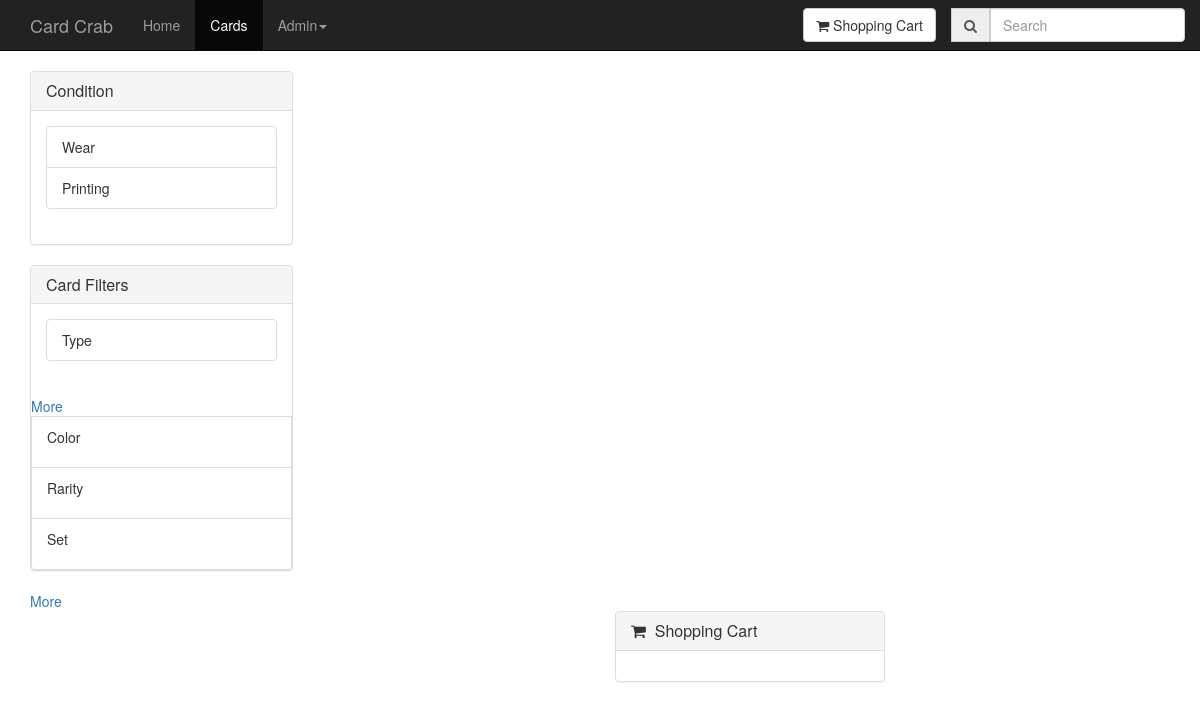
The app's page /search/, older data.
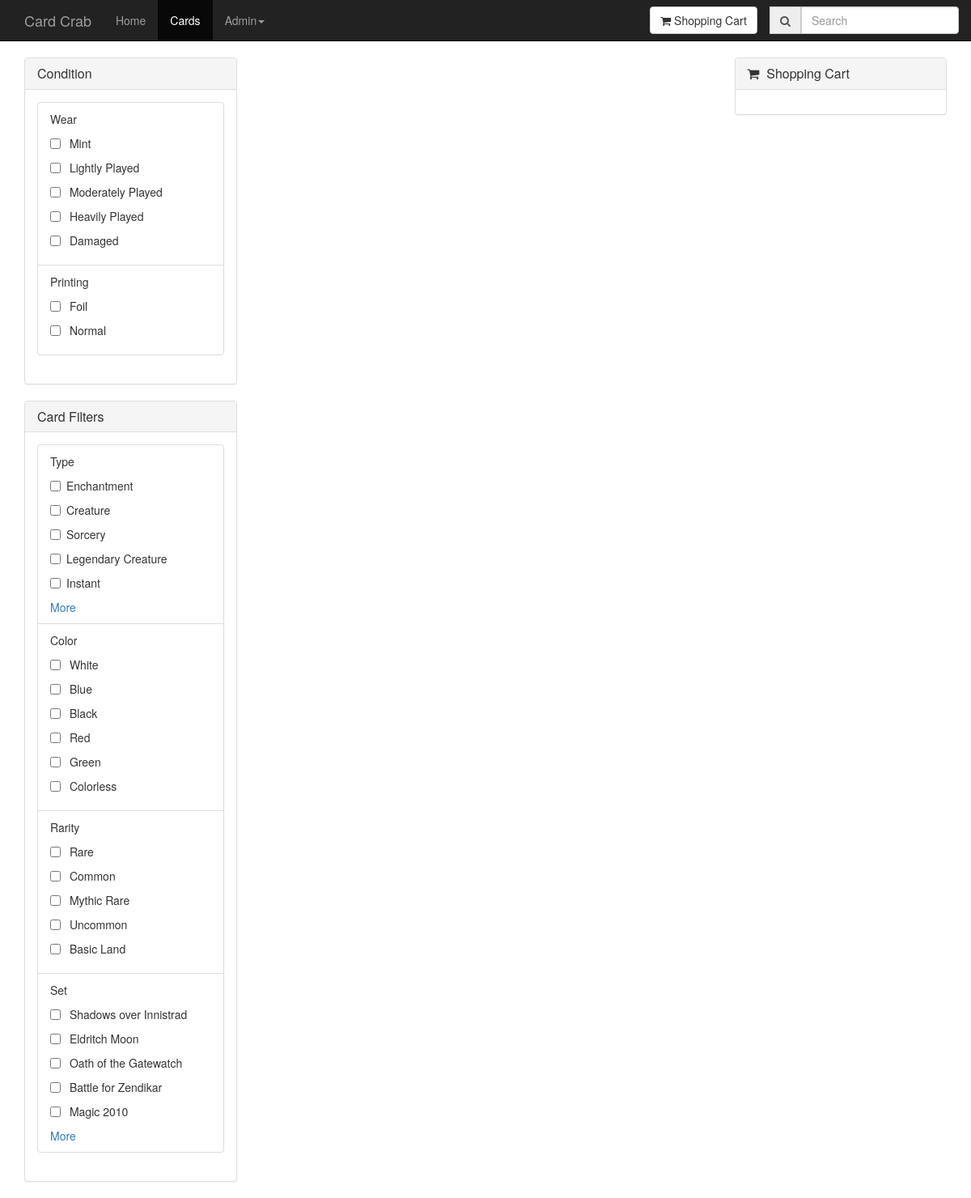
The same page, newer data.
### CardCrab/models.py (models this page shows)
class CardWear(models.Model):
    name = models.TextField()
    def __str__(self):
        return self.name

class CardPrint(models.Model):
    name = models.TextField()
    def __str__(self):
        return self.name

class CardType(models.Model):
    name = models.TextField()
    def __str__(self):
        return self.name

class CardColor(models.Model):
    name = models.TextField()
    def __str__(self):
        return self.name

class CardRarity(models.Model):
    name = models.TextField()
    def __str__(self):
        return self.name

class CardSet(models.Model):
    name = models.TextField()
    def __str__(self):
        return self.name

### CardCrab/views.py (the view)
# urls.py: url(r'^search/', views.search, name='search'),
def search(request):
    filters = {'wear': CardWear.objects.all(), 'print': CardPrint.objects.all(), 'color': CardColor.objects.all(),
               'rarity': CardRarity.objects.all(), 'set': CardSet.objects.all(), 'type': CardType.objects.all()}
    search_text = None
    if request.method == 'POST':
        search_text = request.POST.get('search_text')
    print(search_text)
    context = {'filters': filters, 'search_text': search_text}
    return render(request, 'search.html', context)

### templates/search.html (shortened to what this page needs)
{% extends 'base.html' %}
{% load staticfiles %}
{% block content %}
        <div class="section">
            <div class="container">
                <div class="row">
                    <div class="col-md-3">
                        <form id="filter_form" name="filter_form" method="post" target="{% url 'search_body' %}">
                        <div class="panel panel-default">
                            <div class="panel-heading">
                                <h3 class="panel-title">Condition</h3>
                            </div>
                            <div class="panel-body">
                                <ul class="list-group">
                                    <li class="list-group-item">
                                        Wear
                                        <ul class="media-list">
                                            {% for wear in filters.wear %}
                                            <li>
                                                <div class="checkbox">
                                                    <label>
                                                        <input type="checkbox" name = "wear" value = "{{wear.id}}">&nbsp;{{ wear }}
                                                    </label>
                                                </div>
                                            </li>
                                            {% endfor %}
                                        </ul>
                                    </li>
                                    <li class="list-group-item">
                                        Printing
                                        <ul class="media-list">
                                            {% for print in filters.print %}
                                            <li>
                                                <div class="checkbox">
                                                    <label>
                                                        <input type="checkbox" name = "printing" value = "{{ print.id }}">&nbsp;{{ print }}
                                                    </label>
                                                </div>
                                            </li>
                                            {% endfor %}
                                        </ul>
                                    </li>
                                </ul>
                            </div>
                        </div>
                        <div class="panel panel-default">
                            <div class="panel-heading">
                                <h3 class="panel-title">Card Filters</h3>
                            </div>
                            <div class="panel-body">
                                <ul class="list-group">
                                    <li class="list-group-item">
                                        Type
                                        <ul class="media-list">
                                            {% for type in filters.type %}
                                            <li>
                                                <div class="checkbox">
                                                    <label>
                                                        <input type="checkbox" name="type" value="{{type.id}}"> {{ type }}
                                                    </label>
                                                </div>
                                            </li>
                                            {% endfor %}
                                            </div>
                                            <a onclick="moreLess(this)" style="cursor: pointer;" data-toggle="collapse" data-target="#more_types">More</a>
                                        </ul>
                                    </li>
                                    <li class="list-group-item">
                                        Color
                                        <ul class="media-list">
                                            {% for color in filters.color %}
                                            <li>
                                                <div class="checkbox">
                                                    <label>
                                                        <input type="checkbox" name="color" value="{{color.id}}">&nbsp;{{ color }}
                                                    </label>
                                                </div>
                                            </li>
                                            {% endfor %}
                                        </ul>
                                    </li>
                                    <li class="list-group-item">
                                        Rarity
                                        <ul class="media-list">
                                           {% for rarity in filters.rarity %}
                                            <li>
                                                <div class="checkbox">
                                                    <label>
                                                        <input type="checkbox" name="rarity" value="{{rarity.id}}">&nbsp;{{ rarity }}
                                                    </label>
                                                </div>
                                            </li>
                                            {% endfor %}
                                        </ul>
                                    </li>
                                    <li class="list-group-item">
                                        Set
                                        <ul class="media-list">
                                            {% for set in filters.set %}
                                            <li>
                                                <div class="checkbox">
                                                    <label>
                                                        <input type="checkbox" name="set" value="{{set.id}}">&nbsp;{{ set }}
                                                    </label>
                                                </div>
                                            </li>
                                            {% endfor %}
                                            </div>
                                            <a onclick="moreLess(this)" style="cursor: pointer;" data-toggle="collapse" data-target="#more_sets">More</a>
                                        </ul>
                                    </li>
                                </ul>
                            </div>
                        </div>
                        </form>
                    </div>
                    <div id="search_body" class="col-md-6">
                    </div>
                    <div class="col-md-3">
                        <div class="panel panel-default">
                            <div class="panel-heading">
                                <h3 class="panel-title"><i class="fa fa-shopping-cart"></i>&nbsp;&nbsp;Shopping Cart</h3>
                            </div>
                            <div id="cart_section" class="panel-body">
                            </div>
                        </div>
                    </div>
                </div>
            </div>
        </div>
  {% endblock %}

### templates/base.html (shortened to what this page needs)
<!DOCTYPE html>
{% load staticfiles %}
<html>
    <head>
        <link href="http://cdnjs.cloudflare.com/ajax/libs/font-awesome/4.3.0/css/font-awesome.min.css" rel="stylesheet"
              type="text/css">
        <link href="http://pingendo.github.io/pingendo-bootstrap/themes/default/bootstrap.css" rel="stylesheet"
              type="text/css">
    </head>
    <body>
        <header>
            {% include 'navbar.html' %}
        </header>
        <main>
            {% block content %}
            {% endblock %}
        </main>
    </body>
</html>

### templates/navbar.html (shortened to what this page needs)
{% load staticfiles %}
<div class="navbar navbar-default navbar-inverse navbar-static-top">
            <div class="container">
                <div class="navbar-header">
                    <a class="navbar-brand" href="{% url 'index' %}">
                        <span>Card Crab</span>
                    </a>
                </div>
                <div class="collapse navbar-collapse" id="navbar-ex-collapse">
                    <ul class="nav navbar-nav navbar-left">
                        <li>
                            <a href="{% url 'index' %}">Home</a>
                        </li>
                        <li class="active">
                            <a href="{% url 'search' %}">Cards</a>
                        </li>
                        <li class = "dropdown">
                            <a class = "dropdown-toggle" data-toggle="dropdown" href="#">Admin<span class = "caret"></span></a>
                        </li>
                    </ul>
                    <div class="navbar-group navbar-right">
                        <a href = "{% url 'checkout' %}" class="navbar-btn btn btn-default" type="button">
                            <i class="fa fa-shopping-cart" aria-hidden="true"></i>
                            <span>Shopping Cart</span>
                        </a>
                        <div class="navbar-form navbar-right" role="search">
                            <form class="form-group input-group" method = 'post' action="{% url 'search' %}">
                                <span class="input-group-addon">
                                    <i class="fa fa-search" aria-hidden="true"></i>
                                </span>
                                <input type="text" id="search_box" name="search_text" class="form-control input-md" placeholder="Search" value="{{ search_text|default:'' }}">
                            </form>
                        </div>
                    </div>
                </div>
            </div>
        </div>

Row changes from the older to the newer data that the page shows:
added CardWear: name "Mint"
added CardWear: name "Lightly Played"
added CardWear: name "Moderately Played"
added CardWear: name "Heavily Played"
added CardWear: name "Damaged"
added CardPrint: name "Foil"
added CardPrint: name "Normal"
added CardType: name "Enchantment"
added CardType: name "Creature"
added CardType: name "Sorcery"
added CardType: name "Legendary Creature"
added CardType: name "Instant"
added CardColor: name "White"
added CardColor: name "Blue"
added CardColor: name "Black"
added CardColor: name "Red"
added CardColor: name "Green"
added CardColor: name "Colorless"
added CardRarity: name "Rare"
added CardRarity: name "Common"
added CardRarity: name "Mythic Rare"
added CardRarity: name "Uncommon"
added CardRarity: name "Basic Land"
added CardSet: name "Shadows over Innistrad"
added CardSet: name "Eldritch Moon"
added CardSet: name "Oath of the Gatewatch"
added CardSet: name "Battle for Zendikar"
added CardSet: name "Magic 2010"
